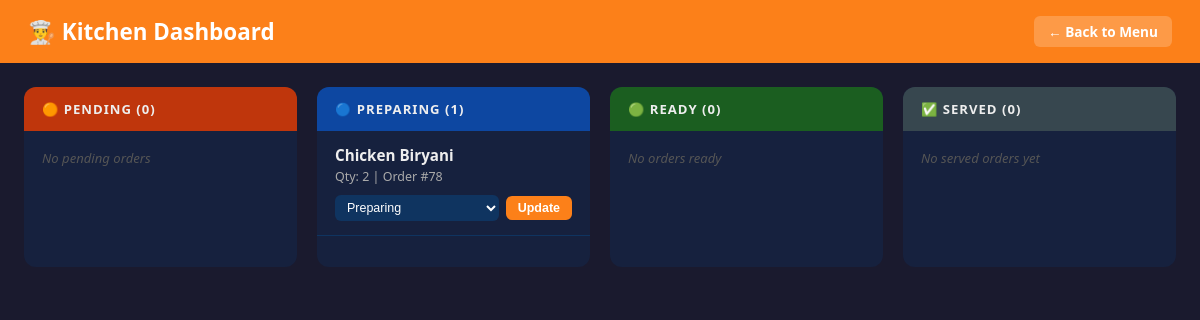
The page /kitchen/ on the database its author committed.
### app1/models.py (models this page shows, shortened)
class KitchenOrder(models.Model):
    STATUS_CHOICES = [
        ('Pending', 'Pending'),
        ('Preparing', 'Preparing'),
        ('Ready', 'Ready'),
        ('Served', 'Served'),
    ]
    food_name = models.CharField(max_length=100)
    quantity = models.IntegerField(default=1)
    status = models.CharField(max_length=20, choices=STATUS_CHOICES, default='Pending')

### app1/views.py (the view, shortened to what this page needs)
# urls.py: path('kitchen/',     views.kitchen_dashboard, name='kitchen'),
def kitchen_dashboard(request):
    pending = KitchenOrder.objects.filter(status='Pending').order_by('-id')
    preparing = KitchenOrder.objects.filter(status='Preparing').order_by('-id')
    ready = KitchenOrder.objects.filter(status='Ready').order_by('-id')
    served = KitchenOrder.objects.filter(status='Served').order_by('-id')
    return render(request, 'app1/kitchen.html', {
        'pending': pending,
        'preparing': preparing,
        'ready': ready,
        'served': served,
    })

### app1/templates/app1/kitchen.html (shortened to what this page needs)
{% load static %}
<!DOCTYPE html>
<html lang="en">
<head>
</head>
<body>
<h1>&#128104;&#8205;&#127859; Kitchen Dashboard <a href="{% url 'menu' %}">&#8592; Back to Menu</a></h1>
<div class="board">
  <div class="col">
    <div class="col-header h-pending">&#x1F7E0; Pending ({{ pending|length }})</div>
    {% for order in pending %}
    <div class="order-card">
      <h4>{{ order.food_name }}</h4>
      <p>Qty: {{ order.quantity }} | Order #{{ order.id }}</p>
      <form method="POST" class="status-form">{% csrf_token %}
        <input type="hidden" name="order_id" value="{{ order.id }}">
        <select name="status">
          <option value="Pending" selected>Pending</option>
          <option value="Preparing">Preparing</option>
          <option value="Ready">Ready</option>
          <option value="Served">Served</option>
        </select>
        <button type="submit">Update</button>
      </form>
    </div>
    {% empty %}<p class="col-empty">No pending orders</p>{% endfor %}
  </div>
  <div class="col">
    <div class="col-header h-preparing">&#x1F535; Preparing ({{ preparing|length }})</div>
    {% for order in preparing %}
    <div class="order-card">
      <h4>{{ order.food_name }}</h4>
      <p>Qty: {{ order.quantity }} | Order #{{ order.id }}</p>
      <form method="POST" class="status-form">{% csrf_token %}
        <select name="status">
          <option value="Preparing" selected>Preparing</option>
        </select>
        <button type="submit">Update</button>
      </form>
    </div>
    {% empty %}<p class="col-empty">No orders preparing</p>{% endfor %}
  </div>
  <div class="col">
    <div class="col-header h-ready">&#x1F7E2; Ready ({{ ready|length }})</div>
    {% for order in ready %}
    <div class="order-card">
      <h4>{{ order.food_name }}</h4>
      <p>Qty: {{ order.quantity }} | Order #{{ order.id }}</p>
      <form method="POST" class="status-form">{% csrf_token %}
        <input type="hidden" name="order_id" value="{{ order.id }}">
        <select name="status">
          <option value="Pending">Pending</option>
          <option value="Preparing">Preparing</option>
          <option value="Ready" selected>Ready</option>
          <option value="Served">Served</option>
        </select>
        <button type="submit">Update</button>
      </form>
    </div>
    {% empty %}<p class="col-empty">No orders ready</p>{% endfor %}
  </div>
  <div class="col">
    <div class="col-header h-served">&#x2705; Served ({{ served|length }})</div>
    {% for order in served %}
    <div class="order-card">
      <h4>{{ order.food_name }}</h4>
      <p>Qty: {{ order.quantity }} | Order #{{ order.id }}</p>
    </div>
    {% empty %}<p class="col-empty">No served orders yet</p>{% endfor %}
  </div>
</div>
</body>
</html>

### app1/templates/app1/kitchen.html (style rules this page uses)
* { margin: 0; padding: 0; box-sizing: border-box; }
body { font-family: 'Segoe UI', sans-serif; background: #1a1a2e; color: #eee; min-height: 100vh; }
h1 { background: #fc8019; color: white; padding: 16px 28px; font-size: 1.4rem; display: flex; justify-content: space-between; align-items: center; }
h1 a { color: white; font-size: 0.85rem; text-decoration: none; background: rgba(255,255,255,.2); padding: 6px 14px; border-radius: 6px; }
.board { display: grid; grid-template-columns: repeat(auto-fit, minmax(260px, 1fr)); gap: 20px; padding: 24px; }
.col { background: #16213e; border-radius: 12px; overflow: hidden; min-height: 180px; }
.col-header { padding: 13px 18px; font-weight: 700; text-transform: uppercase; letter-spacing: 1px; font-size: 0.82rem; }
.h-pending { background: #bf360c; }
.h-preparing { background: #0d47a1; }
.h-ready { background: #1b5e20; }
.h-served { background: #37474f; }
.order-card { border-bottom: 1px solid #0f3460; padding: 14px 18px; }
.order-card h4 { font-size: 0.95rem; margin-bottom: 3px; }
.order-card p { font-size: 0.78rem; color: #aaa; margin-bottom: 10px; }
.status-form { display: flex; gap: 7px; align-items: center; }
.status-form select { flex: 1; padding: 5px 8px; border-radius: 6px; border: none; background: #0f3460; color: white; font-size: 0.78rem; }
.status-form button { padding: 5px 12px; background: #fc8019; color: white; border: none; border-radius: 6px; cursor: pointer; font-size: 0.78rem; font-weight: 600; }
.col-empty { padding: 18px; color: #555; font-size: 0.82rem; font-style: italic; }

### rows shown on the page
KitchenOrder: food_name "Chicken Biryani", quantity "2", id "78"

### other values the page prints
{{ pending|length }} "0"
{{ preparing|length }} "1"
{{ ready|length }} "0"
{{ served|length }} "0"
